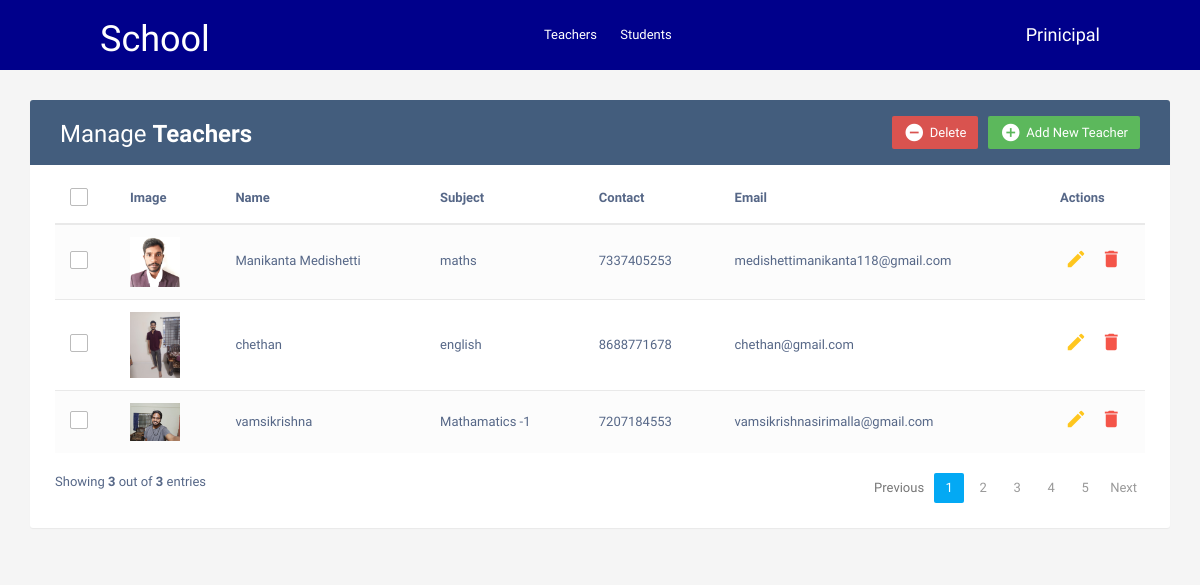
The page / on the database its author committed.
### teachers/models.py (models this page shows, shortened)
class Teacher(models.Model):
    name = models.CharField(max_length=100)
    subject = models.CharField(max_length=100)
    contact = models.CharField(max_length=15)
    email = models.EmailField(unique=True)
    image = models.ImageField(upload_to="teachers/", blank=True, null=True)

### teachers/views.py (the view)
# urls.py: path('', views.teacher_list, name='all-teachers'),
def teacher_list(request):
    teachers = Teacher.objects.all()
    return render(request, "index.html", {"allteachers":teachers})

### templates/index.html (shortened to what this page needs)
<!DOCTYPE html>
<html lang="en">
<head>
<link rel="stylesheet" href="https://maxcdn.bootstrapcdn.com/font-awesome/4.7.0/css/font-awesome.min.css">
<link rel="stylesheet" href="https://maxcdn.bootstrapcdn.com/bootstrap/3.3.7/css/bootstrap.min.css">
<link rel="stylesheet" href="/static/css/styles.css">
  <body>
	{% include 'header.html' %}
    <div class="container">
        <div class="table-wrapper">
            <div class="table-title">
                <div class="row">
                    <div class="col-sm-6">
						<h2>Manage <b>Teachers</b></h2>
					</div>
					<div class="col-sm-6">
						<a href="#addEmployeeModal" class="btn btn-success" data-toggle="modal"><i class="material-icons">&#xE147;</i> <span>Add New Teacher</span></a>
						<a href="#deleteEmployeeModal" class="btn btn-danger" data-toggle="modal"><i class="material-icons">&#xE15C;</i> <span>Delete</span></a>
					</div>
                </div>
            </div>
            <table class="table table-striped table-hover">
                <thead>
                    <tr>
						<th>
							<span class="custom-checkbox">
								<label for="selectAll"></label>
							</span>
						</th>
						<th>Image</th>
                        <th>Name</th>
                        <th>Subject</th>
						<th>Contact</th>
                        <th>Email</th>
                        <th>Actions</th>
                    </tr>
                </thead>
                <tbody>
					{% for i in allteachers %}
                    <tr>
						<td>
							<span class="custom-checkbox">
								<label for="checkbox1"></label>
							</span>
						</td>
						<td>
							{% if i.image %}
							<img src="{{i.image.url}}" alt="teacher image" width="50">
							{% endif %}
						</td>
                        <td>{{i.name}}</td>
                        <td>{{i.subject}}</td>
						<td>{{i.contact}}</td>
                        <td>{{i.email}}</td>
                        <td>
                            <a href="#editEmployeeModal-{{forloop.counter}}" class="edit" data-toggle="modal"><i class="material-icons" data-toggle="tooltip" title="Edit">&#xE254;</i></a>
                            <a href="#deleteEmployeeModal-{{forloop.counter}}" class="delete" data-toggle="modal"><i class="material-icons" data-toggle="tooltip" title="Delete">&#xE872;</i></a>
                        </td>
                    </tr>
					{% endfor %}
                </tbody>
            </table>
			<div class="clearfix">
				Showing <b>{{ allteachers|length }}</b> out of <b>{{ allteachers.count }}</b> entries
                <ul class="pagination">
                    <li class="page-item disabled"><a href="#">Previous</a></li>
                    <li class="page-item active"><a href="#" class="page-link">1</a></li>
                    <li class="page-item"><a href="#" class="page-link">2</a></li>
                    <li class="page-item "><a href="#" class="page-link">3</a></li>
                    <li class="page-item"><a href="#" class="page-link">4</a></li>
                    <li class="page-item"><a href="#" class="page-link">5</a></li>
                    <li class="page-item"><a href="#" class="page-link">Next</a></li>
                </ul>
            </div>
        </div>
    </div>
</body>
</html>

### templates/header.html (shortened to what this page needs)
<!DOCTYPE html>
<html lang="en">
<head>
    <link rel="stylesheet" href="/static/css/styles.css" />
</head>
<body>
    <div class="navsection">
        <div class="title">
            <h1>School</h1>
        </div>
        <div class="menu">
            <a href="teachers">Teachers</a>
            <a href="students">Students</a>
        </div>
        <div class="user">
            <h4>Prinicipal</h4>
        </div>
    </div>
</body>
</html>

### static/css/styles.css (style rules this page uses)
body { color: #566787; background: #f5f5f5; font-family: 'Varela Round', sans-serif; font-size: 13px; }
.table-wrapper { background: #fff; padding: 20px 25px; margin: 30px 0; border-radius: 3px; box-shadow: 0 1px 1px rgba(0,0,0,.05); }
.table-title { padding-bottom: 15px; background: #435d7d; color: #fff; padding: 16px 30px; margin: -20px -25px 10px; border-radius: 3px 3px 0 0; }
.table-title h2 { margin: 5px 0 0; font-size: 24px; }
.table-title .btn { color: #fff; float: right; font-size: 13px; border: none; min-width: 50px; border-radius: 2px; border: none; outline: none !important; margin-left: 10px; }
.table-title .btn i { float: left; font-size: 21px; margin-right: 5px; }
.table-title .btn span { float: left; margin-top: 2px; }
table.table tr th, table.table tr td { border-color: #e9e9e9; padding: 12px 15px; vertical-align: middle; }
table.table tr th:first-child { width: 60px; }
table.table tr th:last-child { width: 100px; }
table.table-striped tbody tr:nth-of-type(odd) { background-color: #fcfcfc; }
table.table td:last-child i { opacity: 0.9; font-size: 22px; margin: 0 5px; }
table.table td a { font-weight: bold; color: #566787; display: inline-block; text-decoration: none; outline: none !important; }
table.table td a.edit { color: #FFC107; }
table.table td a.delete { color: #F44336; }
table.table td i { font-size: 19px; }
.pagination { float: right; margin: 0 0 5px; }
.pagination li a { border: none; font-size: 13px; min-width: 30px; min-height: 30px; color: #999; margin: 0 2px; line-height: 30px; border-radius: 2px !important; text-align: center; padding: 0 6px; }
.pagination li.active a, .pagination li.active a.page-link { background: #03A9F4; }
.custom-checkbox { position: relative; }
.custom-checkbox label:before { width: 18px; height: 18px; }
.custom-checkbox label:before { content: ''; margin-right: 10px; display: inline-block; vertical-align: text-top; background: white; border: 1px solid #bbb; border-radius: 2px; box-sizing: border-box; z-index: 2; }
.navsection { background-color: darkblue; color:white; display: flex; justify-content: space-between; align-items: center; padding: 0 100px; }
.menu a { color:white; margin-right: 20px; }

### rows shown on the page
Teacher: image (picture), name "Manikanta Medishetti", subject "maths", contact "7337405253", email "medishettimanikanta118@gmail.com"
Teacher: image (picture), name "chethan", subject "english", contact "8688771678", email "chethan@gmail.com"
Teacher: image (picture), name "vamsikrishna", subject "Mathamatics -1", contact "7207184553", email "vamsikrishnasirimalla@gmail.com"

### other values the page prints
{{ allteachers|length }} "3"
{{ allteachers.count }} "3"
